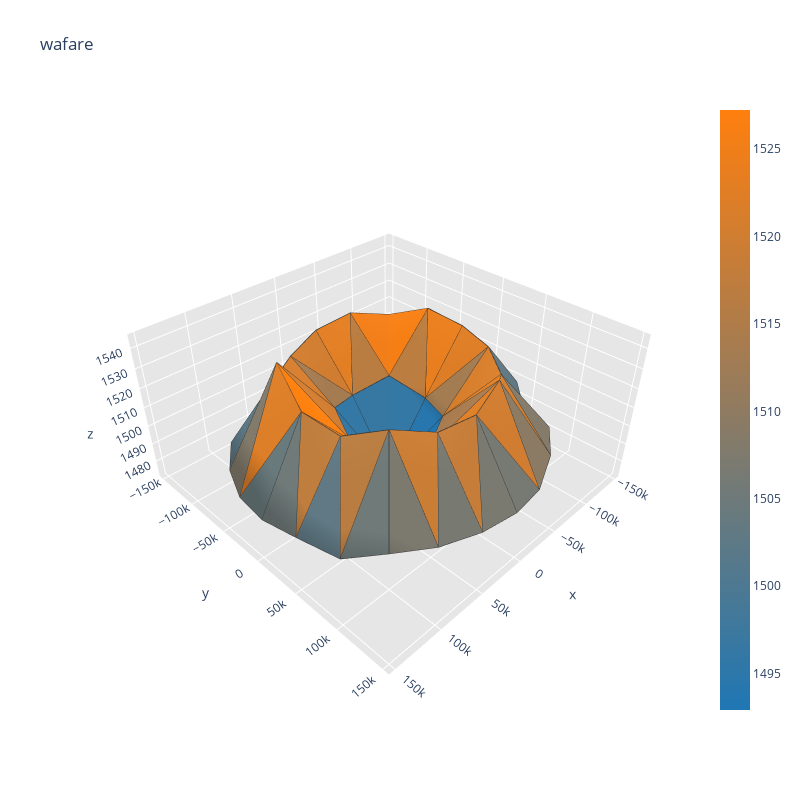
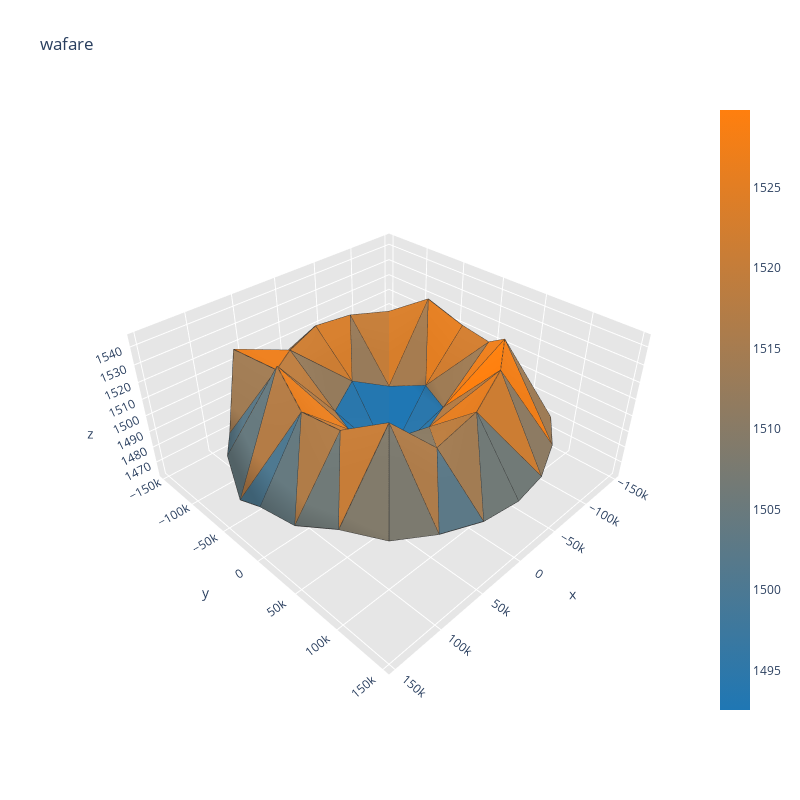

Notebook code cell kept with these figures, in order:
### Code cell
%matplotlib notebook
# train model
n_runs = 32
total_batch = 0
total_epochs = 0
n_batch = 128
n_epochs = 16

print('train model for ' + str(n_runs * n_epochs))
for k in range(n_runs):
    print(k)
    total_batch = total_batch + (dataset[0].shape[0] / n_batch) * n_epochs
    print(total_batch)
    train_cgan(generator_model, discriminator_model, GAN, dataset, latent_dim)
    pp = create_process_vector(YS[0])
    latent_points, labels, _ = generate_latent_points(latent_dim, 1)
    del labels
    X_test = generator_model.predict([latent_points, pp])
    X_test = thickness_extraction(X_test[0])
    visualize(X_test)
    

    # save models
    savename = 'conv_3'
    generator_model.save(savename+'_total_batches_'+str(total_batch) + '_generator.h5')
    discriminator_model.save(savename+'_total_batches_'+str(total_batch) + ' _discriminator.h5')
    GAN.save(savename+'_total_batches_'+str(total_batch) + '_gan.h5')

### Figure 1 — Plotly figure (JSON) as saved in the notebook; plotly's stock layout.template omitted (floating-point values rounded to 4 significant figures; data arrays with more than 128 entries replaced by an {"elided": "..."} marker saying what was removed)
{"data": [{"facecolor": ["rgb(59, 120, 159)", "rgb(158, 124, 86)", "rgb(111, 122, 121)", "rgb(97, 121, 131)", "rgb(105, 122, 125)", "rgb(149, 123, 92)", "rgb(153, 123, 90)", "rgb(231, 126, 32)", "rgb(31, 119, 180)", "rgb(191, 125, 62)", "rgb(212, 125, 46)", "rgb(227, 126, 35)", "rgb(168, 124, 79)", "rgb(205, 125, 51)", "rgb(221, 126, 40)", "rgb(253, 127, 15)", "rgb(213, 126, 45)", "rgb(214, 126, 44)", "rgb(246, 127, 21)", "rgb(241, 126, 25)", "rgb(32, 119, 179)", "rgb(223, 126, 38)", "rgb(227, 126, 35)", "rgb(154, 123, 89)", "rgb(208, 125, 49)", "rgb(165, 124, 81)", "rgb(226, 126, 36)", "rgb(186, 125, 65)", "rgb(52, 120, 165)", "rgb(55, 120, 162)", "rgb(160, 124, 85)", "rgb(220, 126, 40)", "rgb(147, 123, 94)", "rgb(138, 123, 101)", "rgb(213, 126, 45)", "rgb(146, 123, 95)", "rgb(255, 127, 14)", "rgb(208, 125, 49)", "rgb(219, 126, 41)", "rgb(163, 124, 83)", "rgb(53, 120, 164)", "rgb(44, 119, 171)", "rgb(54, 120, 163)", "rgb(160, 124, 85)", "rgb(85, 121, 140)", "rgb(130, 123, 107)", "rgb(210, 125, 47)", "rgb(93, 121, 134)", "rgb(221, 126, 39)", "rgb(163, 124, 82)", "rgb(233, 126, 30)", "rgb(188, 125, 64)", "rgb(39, 119, 174)", "rgb(52, 120, 165)", "rgb(139, 123, 100)", "rgb(211, 125, 46)", "rgb(132, 123, 106)", "rgb(96, 121, 132)", "rgb(155, 123, 88)", "rgb(88, 121, 138)", "rgb(222, 126, 39)", "rgb(208, 125, 49)", "rgb(119, 122, 115)", "rgb(208, 125, 49)", "rgb(122, 122, 113)", "rgb(197, 125, 57)", "rgb(96, 121, 132)", "rgb(185, 125, 66)", "rgb(111, 122, 121)", "rgb(120, 122, 114)", "rgb(202, 125, 53)", "rgb(124, 122, 111)"], "i": [38, 32, 44, 17, 22, 18, 13, 14, 2, 19, 6, 3, 10, 16, 21, 21, 12, 12, 4, 16, 8, 8, 24, 8, 18, 6, 5, 5, 5, 4, 33, 14, 33, 16, 35, 34, 7, 21, 19, 8, 6, 7, 39, 18, 39, 21, 41, 40, 0, 12, 14, 4, 3, 0, 27, 10, 27, 12, 29, 28, 9, 24, 26, 10, 9, 9, 45, 19, 45, 24, 47, 46], "j": [17, 13, 22, 36, 42, 17, 30, 13, 3, 22, 18, 10, 3, 36, 42, 6, 30, 3, 14, 4, 2, 19, 8, 24, 5, 5, 16, 4, 6, 5, 14, 33, 34, 35, 16, 35, 21, 7, 7, 7, 7, 8, 18, 39, 40, 41, 21, 41, 12, 0, 0, 0, 0, 4, 10, 27, 28, 29, 12, 29, 10, 9, 9, 9, 48, 24, 19, 45, 46, 47, 24, 47], "k": [37, 31, 43, 37, 43, 38, 31, 32, 1, 44, 20, 11, 2, 17, 22, 20, 13, 11, 15, 15, 1, 23, 23, 2, 17, 18, 17, 16, 1, 1, 32, 15, 15, 36, 15, 15, 22, 6, 22, 19, 1, 1, 38, 20, 20, 42, 20, 20, 13, 3, 13, 14, 1, 1, 26, 11, 11, 30, 11, 11, 2, 2, 25, 26, 25, 48, 44, 23, 23, 48, 23, 23], "name": "", "type": "mesh3d", "x": [-49000, 0, 3e-12, -34650.0, -34650.0, -9.001e-12, 34650.0, 49000, 34650.0, 6.001e-12, -37503, -69300.0, -90540.0, -98000, -90540.0, -69300.0, -37503, -1.8e-11, 37503, 90540.0, 69300.0, 90540.0, 98000, 69300.0, 37503, 9.001e-12, -38050.0, -73500, -103945, -127306, -141991, -147000, -141991, -127306, -103945, -73500, -38050.0, -2.7e-11, 38050.0, 73500, 103945, 127306, 141991, 147000, 141991, 127306, 103945, 73500, 38050.0], "y": [6.001e-12, 0, 49000, 34650.0, -34650.0, -49000, -34650.0, -1.2e-11, 34650.0, 98000, 90540.0, 69300.0, 37503, 1.2e-11, -37503, -69300.0, -90540.0, -98000, -90540.0, 37503, -69300.0, -37503, -2.4e-11, 69300.0, 90540.0, 147000, 141991, 127306, 103945, 73500, 38050.0, 1.8e-11, -38050.0, -73500, -103945, -127306, -141991, -147000, -141991, -127306, -103945, -73500, -38050.0, -3.6e-11, 38050.0, 73500, 103945, 127306, 141991], "z": [1504.0, 1473.0, 1500.0, 1505.0, 1511.0, 1505.0, 1510.0, 1506.0, 1506.0, 1530.0, 1536.0, 1527.0, 1530.0, 1532.0, 1536.0, 1531.0, 1533.0, 1530.0, 1525.0, 1528.0, 1527.0, 1544.0, 1532.0, 1533.0, 1530.0, 1495.0, 1494.0, 1498.0, 1499.0, 1478.0, 1500.0, 1502.0, 1503.0, 1500.0, 1502.0, 1499.0, 1496.0, 1484.0, 1478.0, 1486.0, 1491.0, 1490.0, 1490.0, 1491.0, 1493.0, 1488.0, 1494.0, 1495.0, 1495.0]}, {"line": {"color": "rgb(50, 50, 50)", "width": 1.5}, "mode": "lines", "showlegend": false, "type": "scatter3d", "x": {"elided": "360 float values"}, "y": {"elided": "360 float values"}, "z": {"elided": "360 float values"}}, {"hoverinfo": "none", "marker": {"color": [1493.0, 1527.0], "colorscale": [[0, "rgb(31, 119, 180)"], [1, "rgb(255, 127, 14)"]], "showscale": true, "size": 0.1}, "mode": "markers", "showlegend": false, "type": "scatter3d", "x": [-49000], "y": [6.001e-12], "z": [1504.0]}], "layout": {"height": 800, "scene": {"aspectratio": {"x": 1, "y": 1, "z": 0.5}, "xaxis": {"backgroundcolor": "rgb(230, 230, 230)", "gridcolor": "rgb(255, 255, 255)", "showbackground": true, "zerolinecolor": "rgb(255, 255, 255)"}, "yaxis": {"backgroundcolor": "rgb(230, 230, 230)", "gridcolor": "rgb(255, 255, 255)", "showbackground": true, "zerolinecolor": "rgb(255, 255, 255)"}, "zaxis": {"backgroundcolor": "rgb(230, 230, 230)", "gridcolor": "rgb(255, 255, 255)", "showbackground": true, "zerolinecolor": "rgb(255, 255, 255)"}}, "title": {"text": "wafare"}, "width": 800}}

### Figure 2 — Plotly figure (JSON) as saved in the notebook; plotly's stock layout.template omitted (floating-point values rounded to 4 significant figures; data arrays with more than 128 entries replaced by an {"elided": "..."} marker saying what was removed)
{"data": [{"facecolor": ["rgb(103, 122, 127)", "rgb(101, 121, 128)", "rgb(102, 122, 128)", "rgb(32, 119, 179)", "rgb(78, 121, 145)", "rgb(185, 124, 66)", "rgb(127, 122, 109)", "rgb(193, 125, 60)", "rgb(45, 120, 169)", "rgb(176, 124, 72)", "rgb(188, 125, 64)", "rgb(255, 127, 14)", "rgb(181, 124, 69)", "rgb(122, 122, 112)", "rgb(180, 124, 70)", "rgb(220, 126, 40)", "rgb(200, 125, 55)", "rgb(236, 126, 28)", "rgb(215, 126, 43)", "rgb(196, 125, 57)", "rgb(45, 120, 169)", "rgb(214, 126, 45)", "rgb(195, 125, 59)", "rgb(138, 123, 100)", "rgb(204, 125, 51)", "rgb(149, 123, 92)", "rgb(213, 126, 45)", "rgb(152, 123, 90)", "rgb(42, 119, 172)", "rgb(36, 119, 176)", "rgb(130, 123, 106)", "rgb(214, 126, 44)", "rgb(115, 122, 117)", "rgb(56, 120, 162)", "rgb(191, 125, 62)", "rgb(111, 122, 121)", "rgb(231, 126, 32)", "rgb(177, 124, 72)", "rgb(203, 125, 53)", "rgb(154, 123, 89)", "rgb(37, 119, 175)", "rgb(42, 119, 172)", "rgb(177, 124, 72)", "rgb(235, 126, 29)", "rgb(161, 124, 84)", "rgb(103, 122, 127)", "rgb(197, 125, 57)", "rgb(90, 121, 136)", "rgb(209, 125, 48)", "rgb(159, 124, 85)", "rgb(227, 126, 34)", "rgb(166, 124, 80)", "rgb(42, 119, 172)", "rgb(31, 119, 180)", "rgb(141, 123, 99)", "rgb(240, 126, 25)", "rgb(158, 124, 86)", "rgb(130, 123, 107)", "rgb(216, 126, 43)", "rgb(153, 123, 89)", "rgb(230, 126, 33)", "rgb(187, 125, 64)", "rgb(113, 122, 119)", "rgb(204, 125, 51)", "rgb(113, 122, 119)", "rgb(162, 124, 83)", "rgb(112, 122, 120)", "rgb(199, 125, 56)", "rgb(130, 123, 107)", "rgb(92, 121, 135)", "rgb(174, 124, 74)", "rgb(124, 122, 111)"], "i": [38, 32, 44, 17, 22, 18, 13, 14, 2, 19, 6, 3, 10, 16, 21, 21, 12, 12, 4, 16, 8, 8, 24, 8, 18, 6, 5, 5, 5, 4, 33, 14, 33, 16, 35, 34, 7, 21, 19, 8, 6, 7, 39, 18, 39, 21, 41, 40, 0, 12, 14, 4, 3, 0, 27, 10, 27, 12, 29, 28, 9, 24, 26, 10, 9, 9, 45, 19, 45, 24, 47, 46], "j": [17, 13, 22, 36, 42, 17, 30, 13, 3, 22, 18, 10, 3, 36, 42, 6, 30, 3, 14, 4, 2, 19, 8, 24, 5, 5, 16, 4, 6, 5, 14, 33, 34, 35, 16, 35, 21, 7, 7, 7, 7, 8, 18, 39, 40, 41, 21, 41, 12, 0, 0, 0, 0, 4, 10, 27, 28, 29, 12, 29, 10, 9, 9, 9, 48, 24, 19, 45, 46, 47, 24, 47], "k": [37, 31, 43, 37, 43, 38, 31, 32, 1, 44, 20, 11, 2, 17, 22, 20, 13, 11, 15, 15, 1, 23, 23, 2, 17, 18, 17, 16, 1, 1, 32, 15, 15, 36, 15, 15, 22, 6, 22, 19, 1, 1, 38, 20, 20, 42, 20, 20, 13, 3, 13, 14, 1, 1, 26, 11, 11, 30, 11, 11, 2, 2, 25, 26, 25, 48, 44, 23, 23, 48, 23, 23], "name": "", "type": "mesh3d", "x": [-49000, 0, 3e-12, -34650.0, -34650.0, -9.001e-12, 34650.0, 49000, 34650.0, 6.001e-12, -37503, -69300.0, -90540.0, -98000, -90540.0, -69300.0, -37503, -1.8e-11, 37503, 90540.0, 69300.0, 90540.0, 98000, 69300.0, 37503, 9.001e-12, -38050.0, -73500, -103945, -127306, -141991, -147000, -141991, -127306, -103945, -73500, -38050.0, -2.7e-11, 38050.0, 73500, 103945, 127306, 141991, 147000, 141991, 127306, 103945, 73500, 38050.0], "y": [6.001e-12, 0, 49000, 34650.0, -34650.0, -49000, -34650.0, -1.2e-11, 34650.0, 98000, 90540.0, 69300.0, 37503, 1.2e-11, -37503, -69300.0, -90540.0, -98000, -90540.0, 37503, -69300.0, -37503, -2.4e-11, 69300.0, 90540.0, 147000, 141991, 127306, 103945, 73500, 38050.0, 1.8e-11, -38050.0, -73500, -103945, -127306, -141991, -147000, -141991, -127306, -103945, -73500, -38050.0, -3.6e-11, 38050.0, 73500, 103945, 127306, 141991], "z": [1506.0, 1472.0, 1507.0, 1505.0, 1500.0, 1508.0, 1503.0, 1506.0, 1505.0, 1530.0, 1540.0, 1544.0, 1531.0, 1530.0, 1540.0, 1530.0, 1530.0, 1530.0, 1526.0, 1528.0, 1527.0, 1542.0, 1530.0, 1535.0, 1519.0, 1495.0, 1495.0, 1498.0, 1499.0, 1495.0, 1501.0, 1494.0, 1488.0, 1499.0, 1490.0, 1497.0, 1463.0, 1485.0, 1498.0, 1526.0, 1489.0, 1491.0, 1480.0, 1491.0, 1492.0, 1498.0, 1494.0, 1495.0, 1495.0]}, {"line": {"color": "rgb(50, 50, 50)", "width": 1.5}, "mode": "lines", "showlegend": false, "type": "scatter3d", "x": {"elided": "360 float values"}, "y": {"elided": "360 float values"}, "z": {"elided": "360 float values"}}, {"hoverinfo": "none", "marker": {"color": [1493.0, 1530.0], "colorscale": [[0, "rgb(31, 119, 180)"], [1, "rgb(255, 127, 14)"]], "showscale": true, "size": 0.1}, "mode": "markers", "showlegend": false, "type": "scatter3d", "x": [-49000], "y": [6.001e-12], "z": [1506.0]}], "layout": {"height": 800, "scene": {"aspectratio": {"x": 1, "y": 1, "z": 0.5}, "xaxis": {"backgroundcolor": "rgb(230, 230, 230)", "gridcolor": "rgb(255, 255, 255)", "showbackground": true, "zerolinecolor": "rgb(255, 255, 255)"}, "yaxis": {"backgroundcolor": "rgb(230, 230, 230)", "gridcolor": "rgb(255, 255, 255)", "showbackground": true, "zerolinecolor": "rgb(255, 255, 255)"}, "zaxis": {"backgroundcolor": "rgb(230, 230, 230)", "gridcolor": "rgb(255, 255, 255)", "showbackground": true, "zerolinecolor": "rgb(255, 255, 255)"}}, "title": {"text": "wafare"}, "width": 800}}
